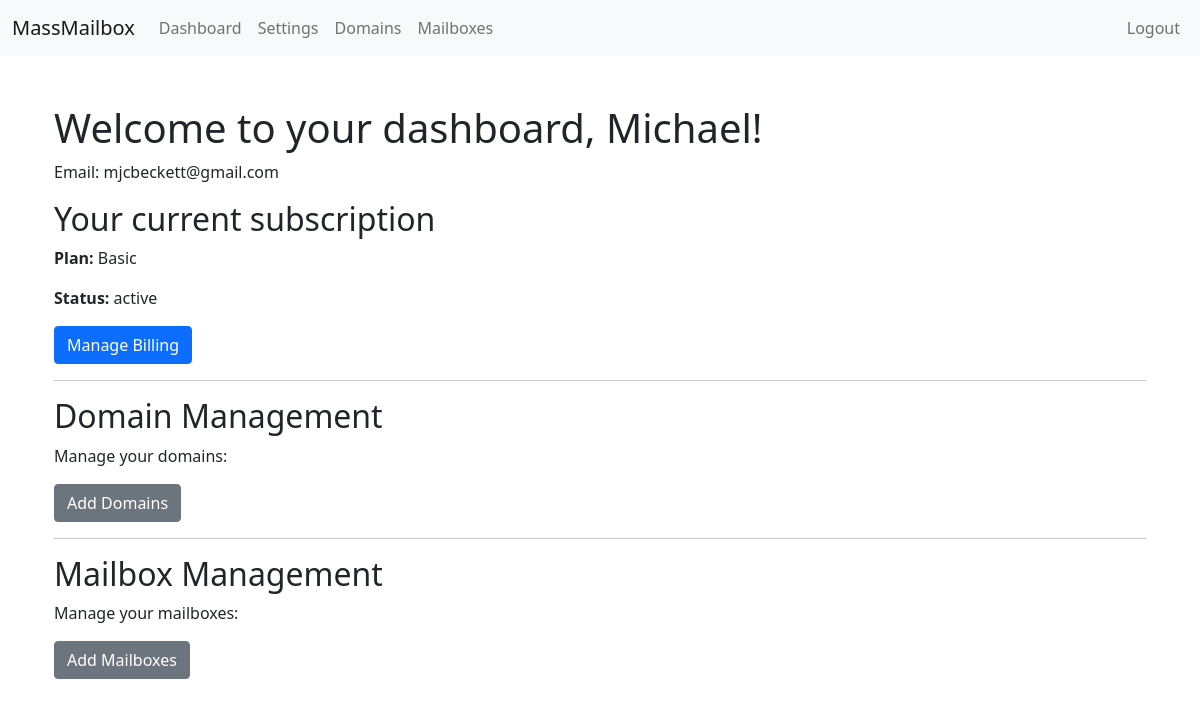
Page /dashboard (signed in) on the committed database.
### app/models.py (models this page shows)
class User(UserMixin, db.Model):
    id = db.Column(db.Integer, primary_key=True)
    email = db.Column(db.String(150), unique=True, nullable=False)
    password = db.Column(db.String(150), nullable=False)
    first_name = db.Column(db.String(150), nullable=False)
    last_name = db.Column(db.String(150), nullable=False)
    stripe_customer_id = db.Column(db.String(100), nullable=True)
    stripe_subscription_id = db.Column(db.String(100), nullable=True)
    stripe_plan_id = db.Column(db.String(100), nullable=True)
    subscription_status = db.Column(db.String(50), nullable=True)
    cloudflare_email = db.Column(db.String(150), nullable=True)
    cloudflare_api_key = db.Column(db.String(100), nullable=True)
    smartlead_api_key = db.Column(db.String(100), nullable=True)
    domains = db.relationship('Domain', backref='user', lazy=True)
    mailboxes = db.relationship('Mailbox', backref='user', lazy=True)

### app/views.py (the view)
@main.route('/dashboard')
@login_required
def dashboard():
    stripe_basic_plan_id = current_app.config['STRIPE_BASIC_PLAN_ID']
    stripe_pro_plan_id = current_app.config['STRIPE_PRO_PLAN_ID']
    stripe_expert_plan_id = current_app.config['STRIPE_EXPERT_PLAN_ID']
    plan_names = {
        stripe_basic_plan_id: 'Basic',
        stripe_pro_plan_id: 'Pro',
        stripe_expert_plan_id: 'Expert'
    }
    plan_name = plan_names.get(current_user.stripe_plan_id, 'Unknown Plan')
    missing_credentials = not (current_user.cloudflare_email and current_user.cloudflare_api_key and current_user.smartlead_api_key)
    return render_template(
        'dashboard.html',
        stripe_basic_plan_id=stripe_basic_plan_id,
        stripe_pro_plan_id=stripe_pro_plan_id,
        stripe_expert_plan_id=stripe_expert_plan_id,
        plan_name=plan_name,
        missing_credentials=missing_credentials
    )

### app/__init__.py (called while the page is built)
@login_manager.user_loader
def load_user(user_id):
    from app.models import User
    return User.query.get(int(user_id))

### app/views.py (called while the page is built)
@main.app_context_processor
def inject_navigation():
    return dict(
        navigation=[
            {'name': 'Dashboard', 'url': url_for('main.dashboard')},
            {'name': 'Settings', 'url': url_for('main.settings')},
            {'name': 'Domains', 'url': url_for('main.domains')},
            {'name': 'Mailboxes', 'url': url_for('main.mailboxes')}
        ]
    )

### app/templates/dashboard.html (shortened to what this page needs)
{% extends "base.html" %}
{% block content %}
    <div class="container mt-5">
        <h1>Welcome to your dashboard, {{ current_user.first_name }}!</h1>
        <p>Email: {{ current_user.email }}</p>
        {% if current_user.subscription_status == 'active' %}
            <h2>Your current subscription</h2>
            <p><strong>Plan:</strong> {{ plan_name }}</p>
            <p><strong>Status:</strong> {{ current_user.subscription_status }}</p>
            <a class="btn btn-primary" href="{{ url_for('main.billing') }}">Manage Billing</a>
        {% endif %}
        <hr>
        <h2>Domain Management</h2>
        <p>Manage your domains:</p>
        <a class="btn btn-secondary" href="{{ url_for('main.domains') }}">Add Domains</a>
        <hr>
        <h2>Mailbox Management</h2>
        <p>Manage your mailboxes:</p>
        <a class="btn btn-secondary" href="{{ url_for('main.mailboxes') }}">Add Mailboxes</a>
    </div>
{% endblock %}

### rows in the picture
User: first_name "Michael", email "mjcbeckett@gmail.com", subscription_status "active"

### other values in the picture
{{ plan_name }} "Basic"
